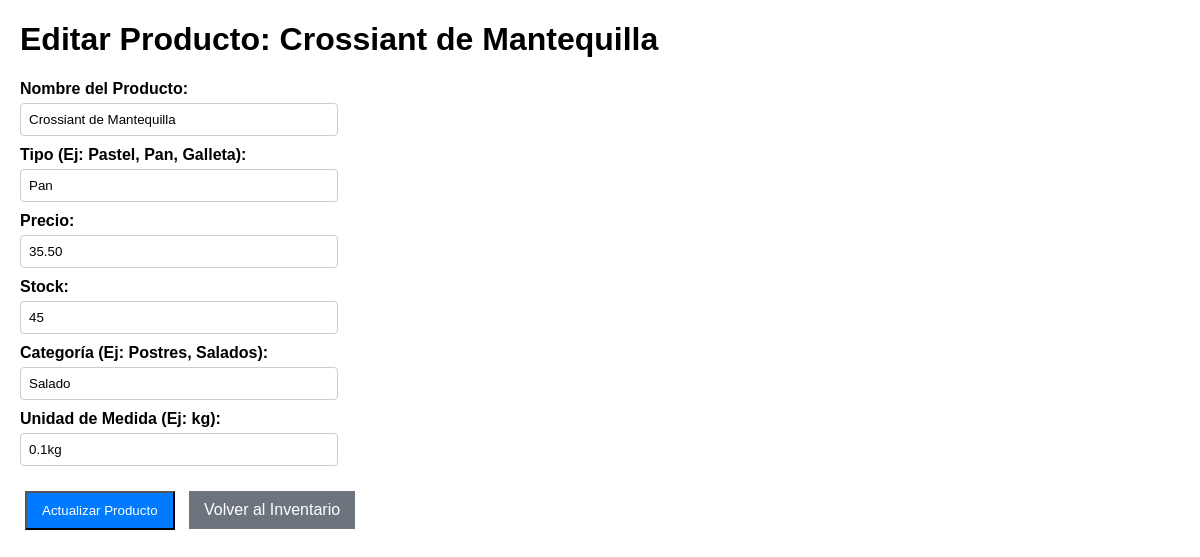
The page /editar/2/ on the database its author committed.
### app_productos/models.py (models this page shows, shortened)
class Producto(models.Model):
    nombre = models.CharField(max_length=100)
    tipo = models.CharField(max_length=50)
    precio = models.DecimalField(max_digits=10, decimal_places=2)
    stock = models.IntegerField()
    categoria = models.CharField(max_length=50) # Ejemplo: "Pasteles", "Galletas", "Panadería"
    unidad_medida = models.CharField(max_length=10, default='kg') # Por defecto 'kg'
    class Meta:
        verbose_name = "Producto"
        verbose_name_plural = "Productos"

### app_productos/views.py (the view, shortened to what this page needs)
# urls.py: path('editar/<int:id>/', views.editar_producto, name='editar_producto'),
def editar_producto(request, id):
    producto = get_object_or_404(Producto, id=id)
    return render(request, 'productos/editar_producto.html', {'producto': producto})

### app_productos/templates/productos/editar_producto.html (shortened to what this page needs)
<!DOCTYPE html>
<html lang="es">
<head>
</head>
<body>
    <h1>Editar Producto: {{ producto.nombre }}</h1>
    <form method="post">
        <label>Nombre del Producto:</label>
        <input type="text" name="nombre" value="{{ producto.nombre }}" required>
        <label>Tipo (Ej: Pastel, Pan, Galleta):</label>
        <input type="text" name="tipo" value="{{ producto.tipo }}" required>
        <label>Precio:</label>
        <input type="number" name="precio" step="0.01" value="{{ producto.precio }}" required>
        <label>Stock:</label>
        <input type="number" name="stock" value="{{ producto.stock }}" required>
        <label>Categoría (Ej: Postres, Salados):</label>
        <input type="text" name="categoria" value="{{ producto.categoria }}" required>
        <label>Unidad de Medida (Ej: kg):</label>
        <input type="text" name="unidad_medida" value="{{ producto.unidad_medida }}" required>
        <div style="margin-top: 20px;">
            <button type="submit" class="btn actualizar">Actualizar Producto</button>
            <a href="{% url 'productos_inicio' %}" class="btn volver">Volver al Inventario</a>
        </div>
    </form>
</body>
</html>

### app_productos/templates/productos/editar_producto.html (style rules this page uses)
body { font-family: Arial, sans-serif; margin: 20px; }
.btn { margin: 5px; padding: 10px 15px; text-decoration: none; color: white; display: inline-block; }
.actualizar { background-color: #007BFF; }
.volver { background-color: #6c757d; }
label { display: block; margin-top: 10px; font-weight: bold; }
input[type="text"], input[type="number"] { width: 300px; padding: 8px; margin-top: 5px; border: 1px solid #ccc; border-radius: 4px; }

### rows shown on the page
Producto: nombre "Crossiant de Mantequilla", tipo "Pan", precio "35.50", stock "45", categoria "Salado", unidad_medida "0.1kg"
